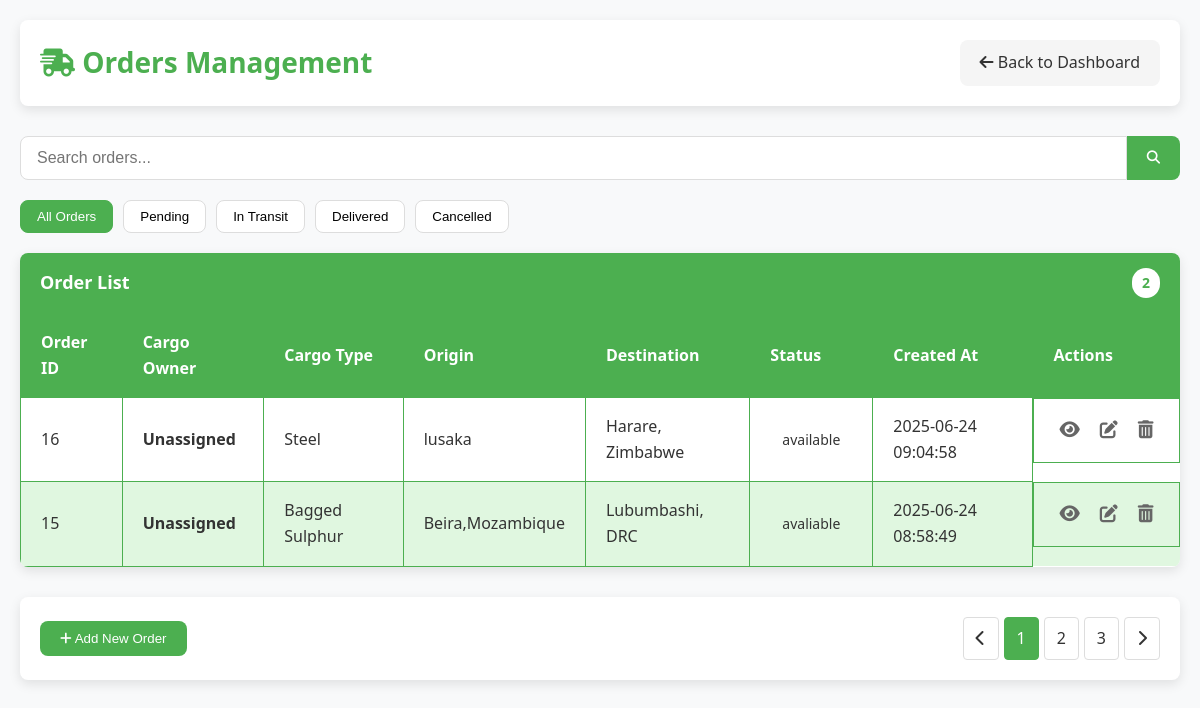
The page /manage-orders.php on the database its author committed.
### tables this page shows
CREATE TABLE `jobs` (
  `id` int(11) NOT NULL,
  `item` varchar(255) NOT NULL,
  `pickup` varchar(255) NOT NULL,
  `dropoff` varchar(255) NOT NULL,
  `weight` decimal(10,2) NOT NULL,
  `status` varchar(100) DEFAULT NULL,
  `start_date` date NOT NULL,
  `phone` varchar(20) DEFAULT NULL,
  `created_at` timestamp NOT NULL DEFAULT current_timestamp(),
  `cargo_owner` varchar(255) DEFAULT NULL,
  `cargo_owner_id` int(11) DEFAULT NULL
);

### manage-orders.php (the view, shortened to what this page needs)
<?php
require_once 'db.php';
$result = $conn->query("
    SELECT
        j.id,
        j.pickup,
        j.dropoff,
        j.item as cargo_type,
        j.status,
        j.created_at,
        j.cargo_owner_id,
        j.cargo_owner as direct_owner_name,
        COALESCE(co.cargo_owner_name, j.cargo_owner, 'Unassigned') as display_owner_name,
        co.company,
        co.phone_number
    FROM jobs j
    LEFT JOIN cargo_owners co ON j.cargo_owner_id = co.cargo_owner_id
    ORDER BY j.created_at DESC
");
$orders = [];
if ($result && $result->num_rows > 0) {
    while ($row = $result->fetch_assoc()) {
        $orders[] = $row;
    }
}
?>
<!DOCTYPE html>
<html lang="en">
<head>
    <link rel="stylesheet" href="https://cdnjs.cloudflare.com/ajax/libs/font-awesome/6.4.0/css/all.min.css">
</head>
<body>
    <div class="container">
        <div class="header">
            <h1><i class="fas fa-shipping-fast"></i> Orders Management</h1>
            <a href="admin-dashboard.php" class="btn btn-secondary">
                <i class="fas fa-arrow-left"></i> Back to Dashboard
            </a>
        </div>
        <div class="search-container">
            <input type="text" class="search-input" placeholder="Search orders..." id="searchInput">
            <button class="search-button"><i class="fas fa-search"></i></button>
        </div>
        <div class="filters">
            <button class="filter-btn active" data-filter="all">All Orders</button>
            <button class="filter-btn" data-filter="pending">Pending</button>
            <button class="filter-btn" data-filter="in-transit">In Transit</button>
            <button class="filter-btn" data-filter="delivered">Delivered</button>
            <button class="filter-btn" data-filter="cancelled">Cancelled</button>
        </div>
        <div class="card">
            <div class="card-header">
                <span>Order List</span>
                <span class="count"><?php echo count($orders); ?></span>
            </div>
            <div class="table-responsive">
                <table id="ordersTable">
                    <thead>
                        <tr>
                            <th>Order ID</th>
                            <th>Cargo Owner</th>
                            <th>Cargo Type</th>
                            <th>Origin</th>
                            <th>Destination</th>
                            <th>Status</th>
                            <th>Created At</th>
                            <th>Actions</th>
                        </tr>
                    </thead>
                    <tbody>
                        <?php if (!empty($orders)): ?>
                            <?php foreach ($orders as $order): ?>
                                <?php
                                    $statusClass = strtolower(str_replace(' ', '-', $order['status']));
                                ?>
                                <tr data-status="<?php echo $statusClass; ?>">
                                    <td><?php echo htmlspecialchars($order['id']); ?></td>
                                    <td>
    <strong><?php echo htmlspecialchars($order['display_owner_name']); ?></strong>
</td>
                                    <td><?php echo htmlspecialchars($order['cargo_type'] ?? 'N/A'); ?></td>
                                    <td><?php echo htmlspecialchars($order['pickup']); ?></td>
                                    <td><?php echo htmlspecialchars($order['dropoff']); ?></td>
                                    <td>
                                        <span class="status <?php echo $statusClass; ?>">
                                            <?php echo htmlspecialchars($order['status']); ?>
                                        </span>
                                    </td>
                                    <td><?php echo htmlspecialchars($order['created_at']); ?></td>
                                    <td class="actions">
                                        <button class="icon-button view" title="View Details" onclick="viewOrder(<?php echo (int) $order['id']; ?>)">
                                            <i class="fas fa-eye"></i>
                                        </button>
                                        <button class="icon-button edit" title="Edit Order" onclick="editOrder(<?php echo (int) $order['id']; ?>)">
                                            <i class="fas fa-edit"></i>
                                        </button>
                                        <button class="icon-button delete" title="Delete Order" onclick="confirmDelete(<?php echo (int) $order['id']; ?>)">
                                            <i class="fas fa-trash-alt"></i>
                                        </button>
                                    </td>
                                </tr>
                            <?php endforeach; ?>
                        <?php else: ?>
                            <tr>
                                <td colspan="8" style="text-align: center;">No orders found.</td>
                            </tr>
                        <?php endif; ?>
                    </tbody>
                </table>
            </div>
        </div>
        <div class="footer">
            <div>
                <button class="btn" onclick="addOrder()">
                    <i class="fas fa-plus"></i> Add New Order
                </button>
            </div>
            <ul class="pagination">
                <li><a href="#"><i class="fas fa-chevron-left"></i></a></li>
                <li class="active"><a href="#">1</a></li>
                <li><a href="#">2</a></li>
                <li><a href="#">3</a></li>
                <li><a href="#"><i class="fas fa-chevron-right"></i></a></li>
            </ul>
        </div>
    </div>
</body>
</html>

### manage-orders.php (style rules this page uses)
:root { --primary-color: #4CAF50; --primary-light: #e0f7e0; --primary-dark: #388E3C; --secondary-color: #f5f5f5; --text-color: #333; --text-light: #666; --white: #ffffff; --border-radius: 8px; --box-shadow: 0 4px 12px rgba(0, 0, 0, 0.1); --transition: all 0.3s ease; }
* { margin: 0; padding: 0; box-sizing: border-box; }
body { font-family: 'Segoe UI', Tahoma, Geneva, Verdana, sans-serif; background-color: #f8f9fa; color: var(--text-color); line-height: 1.6; padding: 0; margin: 0; }
.container { max-width: 1200px; margin: 0 auto; padding: 20px; }
.header { background-color: var(--white); padding: 20px; border-radius: var(--border-radius); box-shadow: var(--box-shadow); margin-bottom: 30px; display: flex; justify-content: space-between; align-items: center; }
.header h1 { color: var(--primary-color); font-size: 28px; font-weight: 600; }
.search-container { display: flex; margin-bottom: 20px; }
.search-input { flex: 1; padding: 12px 16px; border: 1px solid #ddd; border-radius: var(--border-radius) 0 0 var(--border-radius); font-size: 16px; outline: none; transition: var(--transition); }
.search-button { background-color: var(--primary-color); color: white; border: none; padding: 0 20px; border-radius: 0 var(--border-radius) var(--border-radius) 0; cursor: pointer; transition: var(--transition); }
.card { background-color: var(--white); border-radius: var(--border-radius); box-shadow: var(--box-shadow); overflow: hidden; margin-bottom: 30px; }
.card-header { background-color: var(--primary-color); color: white; padding: 15px 20px; font-size: 18px; font-weight: 600; display: flex; justify-content: space-between; align-items: center; }
.card-header .count { background-color: var(--white); color: var(--primary-color); padding: 4px 10px; border-radius: 20px; font-size: 14px; font-weight: bold; }
.table-responsive { overflow-x: auto; }
table { width: 100%; border-collapse: collapse; }
th, td { padding: 16px 20px; text-align: left; border: 1px solid var(--primary-color); }
th { background-color: var(--primary-color); color: white; font-weight: 600; }
tr:nth-child(even) { background-color: var(--primary-light); }
tr:nth-child(odd) { background-color: var(--white); }
.status { display: inline-block; padding: 6px 12px; border-radius: 20px; font-size: 14px; font-weight: 500; }
.btn { display: inline-block; padding: 10px 20px; background-color: var(--primary-color); color: white; text-decoration: none; border-radius: var(--border-radius); font-weight: 500; transition: var(--transition); border: none; cursor: pointer; text-align: center; }
.btn-secondary { background-color: #f5f5f5; color: var(--text-color); }
.actions { display: flex; gap: 10px; }
.icon-button { background: none; border: none; color: var(--text-light); cursor: pointer; font-size: 18px; transition: var(--transition); padding: 5px; }
.footer { display: flex; justify-content: space-between; align-items: center; padding: 20px; background-color: var(--white); border-radius: var(--border-radius); box-shadow: var(--box-shadow); margin-top: 30px; }
.pagination { display: flex; list-style: none; gap: 5px; }
.pagination li a { display: inline-block; padding: 8px 12px; background-color: var(--white); border: 1px solid #ddd; color: var(--text-color); text-decoration: none; border-radius: 4px; transition: var(--transition); }
.pagination li.active a, .pagination li a:hover { background-color: var(--primary-color); color: white; border-color: var(--primary-color); }
.filters { display: flex; gap: 10px; margin-bottom: 20px; flex-wrap: wrap; }
.filter-btn { padding: 8px 16px; background-color: var(--white); border: 1px solid #ddd; border-radius: var(--border-radius); cursor: pointer; transition: var(--transition); }
.filter-btn:hover, .filter-btn.active { background-color: var(--primary-color); color: white; border-color: var(--primary-color); }

### rows shown on the page
jobs: id "16", display_owner_name "Unassigned", item "Steel", pickup "lusaka", dropoff "Harare, Zimbabwe", status "available", created_at "2025-06-24 09:04:58"
jobs: id "15", display_owner_name "Unassigned", item "Bagged Sulphur", pickup "Beira,Mozambique", dropoff "Lubumbashi, DRC", status "avaliable", created_at "2025-06-24 08:58:49"

### other values the page prints
count($orders) "2"
